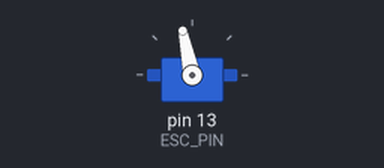
The sketch below on a simulated Arduino Uno, built with avr-gcc and run on an emulated ATmega328P. Shown: servo. What the sketch prints to the serial monitor is not drawn.

Above: at 5.05 s.
At 11.0 s:
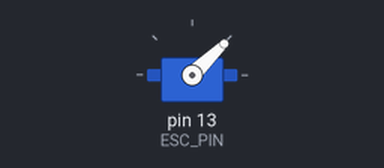
Timing chart, 0 to 12.8 s (numbered marks = the images above):
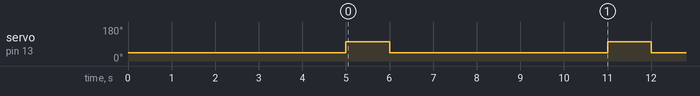

Measured:
- by itself, servo on pin 13 (ESC_PIN): alternates 102° for 1.0 s and 44° for 5.0 s

The sketch:

BLDC.ino
```cpp
#include <Servo.h>

Servo esc;

const int ESC_PIN = 13;

void setup()
{
  Serial.begin(115200);

  esc.attach(ESC_PIN);

  Serial.println("Arming ESC...");

  // Minimum throttle for arming
  esc.writeMicroseconds(1000);

  delay(5000);   // wait 5 sec for ESC to arm

  Serial.println("Starting motor...");
}

void loop()
{
  // Speed
  esc.writeMicroseconds(1600);

  delay(1000);

  // Stop
  esc.writeMicroseconds(1000);

  delay(5000);
}
```
